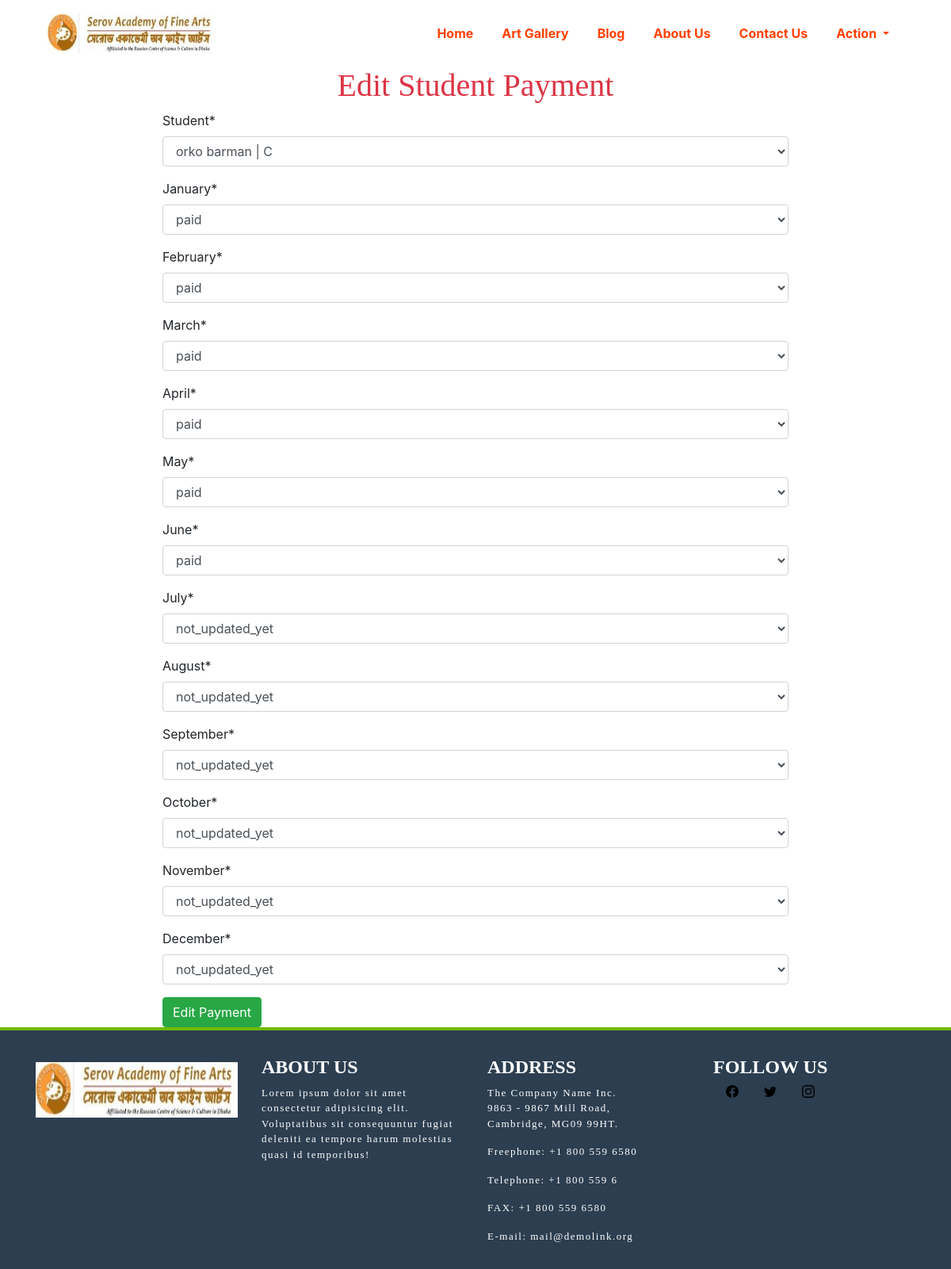
/student/payment/2/edit, run on an earlier commit of the app's database.
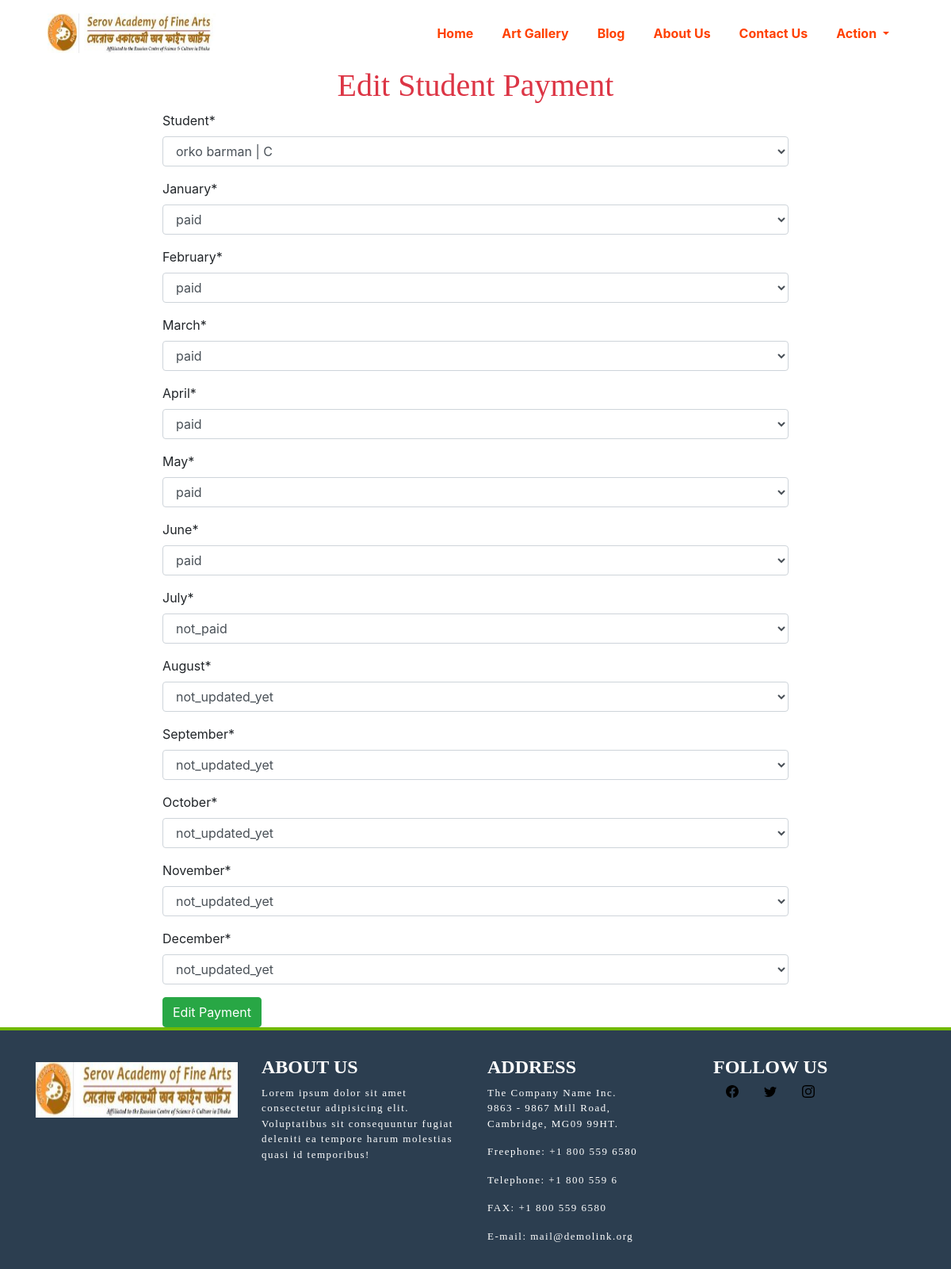
And on a later commit of the database.
### main/models.py (models this page shows, shortened)
class Payment(models.Model):
    student=models.ForeignKey(Student,on_delete=models.CASCADE)
    january=models.CharField(max_length=255,choices=PAYMENT_STATUS,default="not_updated_yet")
    february = models.CharField(max_length=255, choices=PAYMENT_STATUS, default="not_updated_yet")
    march = models.CharField(max_length=255, choices=PAYMENT_STATUS, default="not_updated_yet")
    april = models.CharField(max_length=255, choices=PAYMENT_STATUS, default="not_updated_yet")
    may = models.CharField(max_length=255, choices=PAYMENT_STATUS, default="not_updated_yet")
    june = models.CharField(max_length=255, choices=PAYMENT_STATUS, default="not_updated_yet")
    july = models.CharField(max_length=255, choices=PAYMENT_STATUS, default="not_updated_yet")
    august = models.CharField(max_length=255, choices=PAYMENT_STATUS, default="not_updated_yet")
    september = models.CharField(max_length=255, choices=PAYMENT_STATUS, default="not_updated_yet")
    october = models.CharField(max_length=255, choices=PAYMENT_STATUS, default="not_updated_yet")
    november = models.CharField(max_length=255, choices=PAYMENT_STATUS, default="not_updated_yet")
    december = models.CharField(max_length=255, choices=PAYMENT_STATUS, default="not_updated_yet")

### main/views.py (the view)
# urls.py: path('student/payment/<int:pk>/edit', EditPaymentView.as_view(), name='edit-student-payment'),
class EditPaymentView(UpdateView):
    model = Payment
    form_class = StudentPaymentUpdateForm
    template_name = 'edit-student-payment.html'
    success_url = reverse_lazy("student-payment")

### main/forms.py
class StudentPaymentUpdateForm(forms.ModelForm):
    class Meta:
        model=Payment
        fields=('__all__')

### main/models.py (called while the page is built)
    def __str__(self):
        return self.name + " | " + str(self.group.group)

### main/templates/edit-student-payment.html (shortened to what this page needs)
{% extends 'base.html' %}
{% load crispy_forms_tags %}
{% block body %}
    <div class="row justify-content-center">
        <div class="col-lg-8">
            <h1 class="text-center text-danger">Edit Student Payment</h1>
            <form method="post" enctype="multipart/form-data">
                {{ form|crispy }}
                <button type="submit" class="btn btn-success">Edit Payment</button>
            </form>
        </div>
    </div>
{% endblock %}

What changed in the data, as far as the page shows it:
changed Payment "orko barman | C": july "not_updated_yet" → "not_paid"
